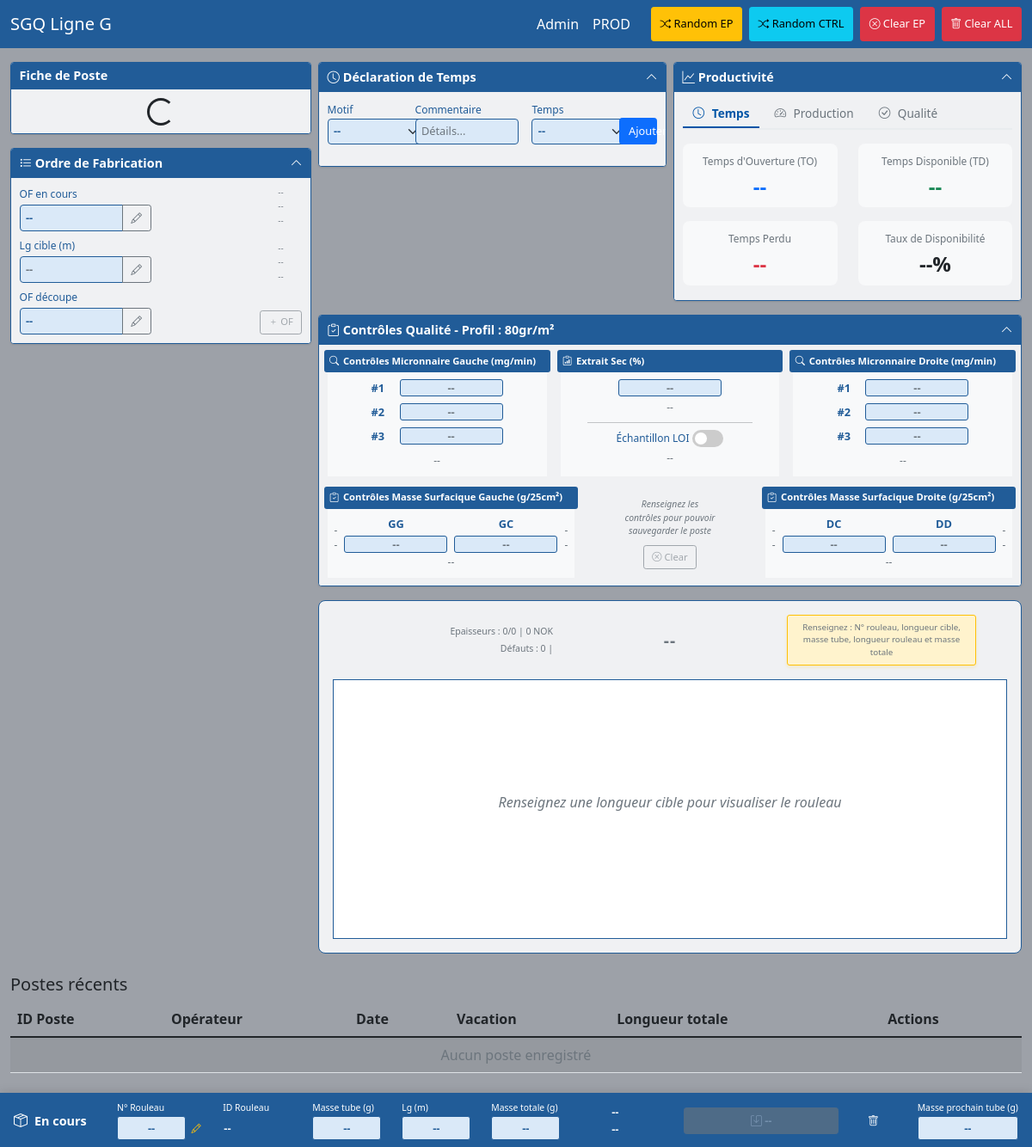
The app's page /, older data.
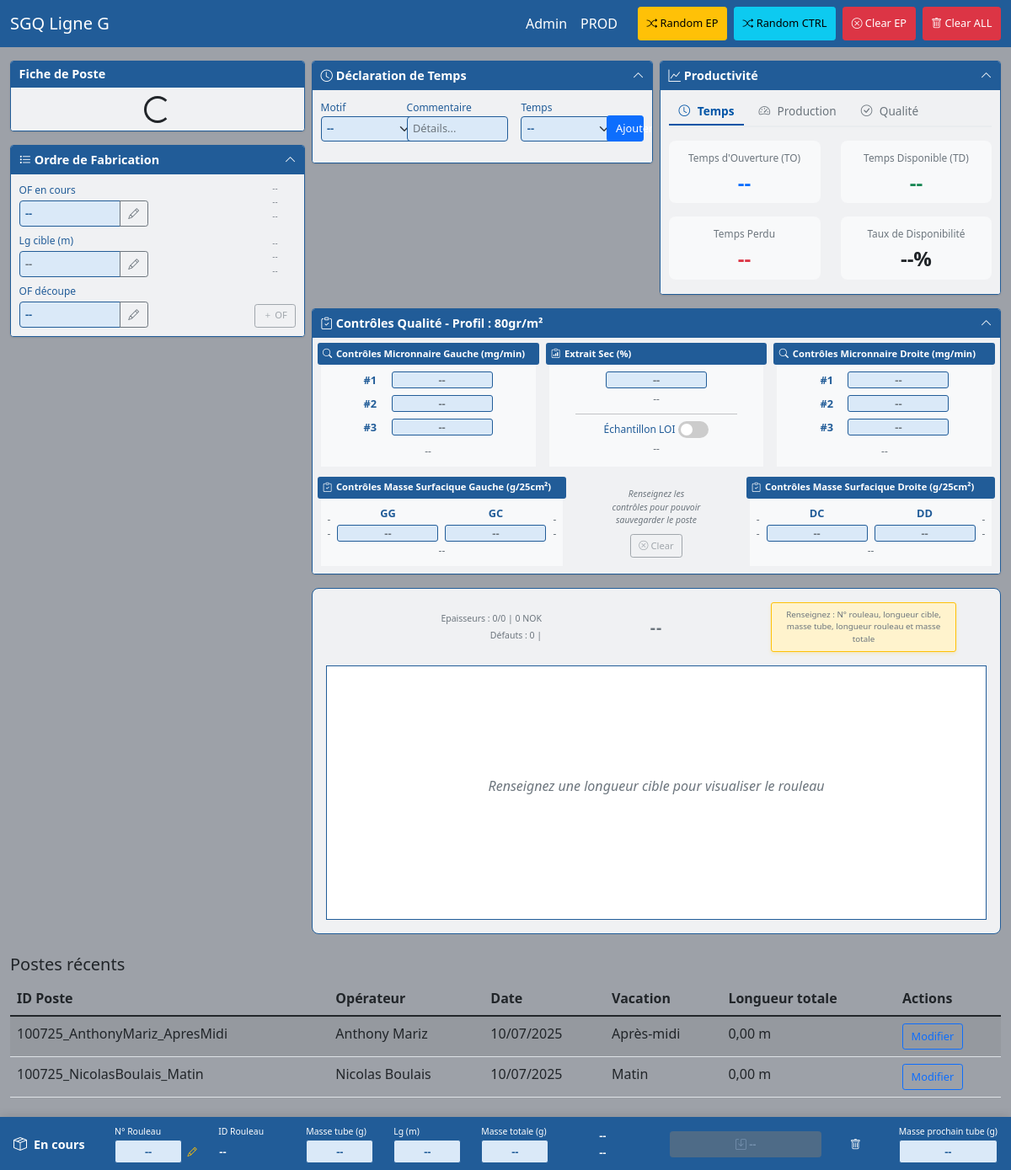
The same page, newer data.
### production/models.py (models this page shows, shortened)
class Shift(models.Model):
    VACATION_CHOICES = [
        ('Matin', 'Matin'),
        ('ApresMidi', 'Après-midi'),
        ('Nuit', 'Nuit'),
        ('Journee', 'Journée'),
    ]
    shift_id = models.CharField(max_length=50, unique=True,
                               help_text="ID unique généré automatiquement (format: date_operator_vacation)")
    date = models.DateField(verbose_name="Date", help_text="Date de production")
    operator = models.ForeignKey(Operator, on_delete=models.SET_NULL, null=True,
                                verbose_name="Opérateur", help_text="Opérateur responsable du poste")
    vacation = models.CharField(max_length=20, choices=VACATION_CHOICES,
                               verbose_name="Vacation", help_text="Vacation du poste")
    start_time = models.TimeField(null=True, blank=True, verbose_name="Heure de début", help_text="Heure de début du poste")
    end_time = models.TimeField(null=True, blank=True, verbose_name="Heure de fin", help_text="Heure de fin du poste")
    availability_time = models.DurationField(verbose_name="Temps disponible", help_text="Temps de disponibilité", null=True, blank=True)
    lost_time = models.DurationField(verbose_name="Temps perdu", help_text="Temps perdu", null=True, blank=True)
    operator_comments = models.TextField(blank=True,
                                       verbose_name="", help_text="Commentaires de l'opérateur")
    total_length = models.DecimalField(max_digits=10, decimal_places=2, default=0,
                                     help_text="Longueur totale en mètres")
    ok_length = models.DecimalField(max_digits=10, decimal_places=2, default=0,
                                  help_text="Longueur conforme en mètres")
    nok_length = models.DecimalField(max_digits=10, decimal_places=2, default=0,
                                   help_text="Longueur non conforme en mètres")
    raw_waste_length = models.DecimalField(max_digits=10, decimal_places=2, default=0,
                                         help_text="Longueur déchet brut en mètres")
    started_at_beginning = models.BooleanField(default=False, verbose_name="Machine démarrée", help_text="Machine démarrée en début de poste")
    meter_reading_start = models.DecimalField(max_digits=10, decimal_places=2, null=True, blank=True,
                                            verbose_name="Lg enroulée (m)", help_text="Métrage en début de poste (si démarrée)")
    started_at_end = models.BooleanField(default=False, verbose_name="Machine démarrée", help_text="Machine démarrée en fin de poste")
    meter_reading_end = models.DecimalField(max_digits=10, decimal_places=2, null=True, blank=True,
                                          verbose_name="Lg enroulée (m)", help_text="Métrage en fin de poste (si démarrée)")
    created_at = models.DateTimeField(auto_now_add=True)
    updated_at = models.DateTimeField(auto_now=True)
    class Meta:
        verbose_name = "Poste"
        verbose_name_plural = "Postes"
        ordering = ['-date', '-created_at']

### core/models.py (models this page shows, shortened)
class Operator(models.Model):
    first_name = models.CharField(max_length=50, help_text="Prénom de l'opérateur")
    last_name = models.CharField(max_length=50, help_text="Nom de l'opérateur")
    employee_id = models.CharField(max_length=20, unique=True, blank=True, null=True,
                                  help_text="Matricule employé (optionnel)")
    training_completed = models.BooleanField(default=False,
                                           help_text="Formation terminée")
    is_active = models.BooleanField(default=True,
                                   help_text="Opérateur actif")
    created_at = models.DateTimeField(auto_now_add=True)
    updated_at = models.DateTimeField(auto_now=True)
    class Meta:
        verbose_name = "Opérateur"
        verbose_name_plural = "Opérateurs"
        ordering = ['last_name', 'first_name']
    @property
    def full_name(self):
        return f"{self.first_name} {self.last_name}"

### production/views.py (the view)
# urls.py: path('', views.prod, name='prod'),
def prod(request):
    shifts = Shift.objects.select_related('operator').order_by('-date', '-created_at')[:10]
    defect_types = DefectType.objects.filter(is_active=True).order_by('name')
    context = {
        'shifts': shifts,
        'defect_types': defect_types,
    }
    return render(request, 'production/prod.html', context)

### templates/production/prod.html (shortened to what the changed rows need)
{% extends 'base.html' %}
{% block content %}
<div class="mt-4">
    <div class="table-responsive">
        <table class="table table-striped">
            <thead>
                <tr>
                    <th>ID Poste</th>
                    <th>Opérateur</th>
                    <th>Date</th>
                    <th>Vacation</th>
                    <th>Longueur totale</th>
                    <th>Actions</th>
                </tr>
            </thead>
            <tbody>
                {% for shift in shifts %}
                <tr>
                    <td>{{ shift.shift_id }}</td>
                    <td>{{ shift.operator.full_name }}</td>
                    <td>{{ shift.date|date:"d/m/Y" }}</td>
                    <td>{{ shift.get_vacation_display }}</td>
                    <td>{{ shift.total_length }} m</td>
                    <td>
                        <a href="{% url 'production:shift_edit' shift.id %}"
                           class="btn btn-sm btn-outline-primary">
                            Modifier
                        </a>
                    </td>
                </tr>
                {% empty %}
                <tr>
                    <td colspan="6" class="text-center text-muted">
                        Aucun poste enregistré
                    </td>
                </tr>
                {% endfor %}
            </tbody>
        </table>
    </div>
</div>
{% endblock %}
{% block extra_css %}
<link href="https://cdn.jsdelivr.net/npm/bootstrap-icons@1.7.2/font/bootstrap-icons.css" rel="stylesheet">
{% endblock %}

Row changes from the older to the newer data that the page shows:
added Shift: shift_id "100725_AnthonyMariz_ApresMidi", operator.full_name "Anthony Mariz", date "10/07/2025", vacation "Après-midi", total_length "0,00"
added Shift: shift_id "100725_NicolasBoulais_Matin", operator.full_name "Nicolas Boulais", date "10/07/2025", vacation "Matin", total_length "0,00"
Text that changed along with them:
text no longer shown: "Aucun poste enregistré"
